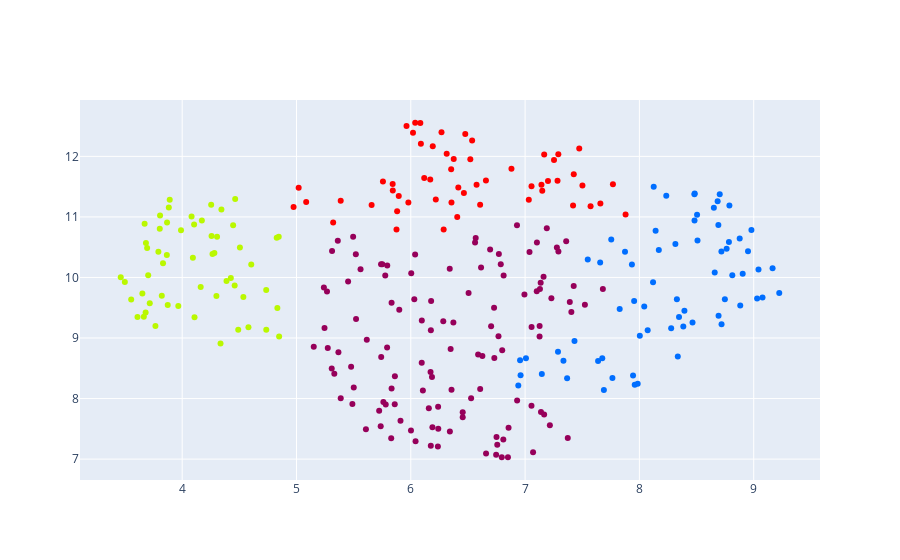

Notebook cell for this chart:
### Code cell
cluster_umap_vital = AgglomerativeClustering(n_clusters=4, affinity='euclidean', linkage='ward')  
cluster_umap_vital.fit_predict(umap_data_vital)
fig = go.Figure([go.Scatter(x=umap_data_vital[:,0], 
                            y=umap_data_vital[:,1], 
                            marker={'color':cluster_umap_vital.labels_}, 
                            mode='markers',
                            text=sorted(df.FallNr.unique()),
                            hovertemplate='%{text}<br><extra></extra>',
                            marker_colorscale=px.colors.sequential.Rainbow)])

fig.show()
fig.write_html(image_path+'cluster_vital_all_umap.html')

### Figure 1 — Plotly figure (JSON) as saved in the notebook; plotly's stock layout.template omitted (floating-point values rounded to 4 significant figures; data arrays with more than 128 entries replaced by an {"elided": "..."} marker saying what was removed)
{"data": [{"hovertemplate": "%{text}<br><extra></extra>", "marker": {"color": {"elided": "294 int values"}, "colorscale": [[0, "rgb(150,0,90)"], [0.125, "rgb(0,0,200)"], [0.25, "rgb(0,25,255)"], [0.375, "rgb(0,152,255)"], [0.5, "rgb(44,255,150)"], [0.625, "rgb(151,255,0)"], [0.75, "rgb(255,234,0)"], [0.875, "rgb(255,111,0)"], [1, "rgb(255,0,0)"]]}, "mode": "markers", "text": {"elided": "294 str values"}, "type": "scatter", "x": {"elided": "294 float values"}, "y": {"elided": "294 float values"}}], "layout": {}}
